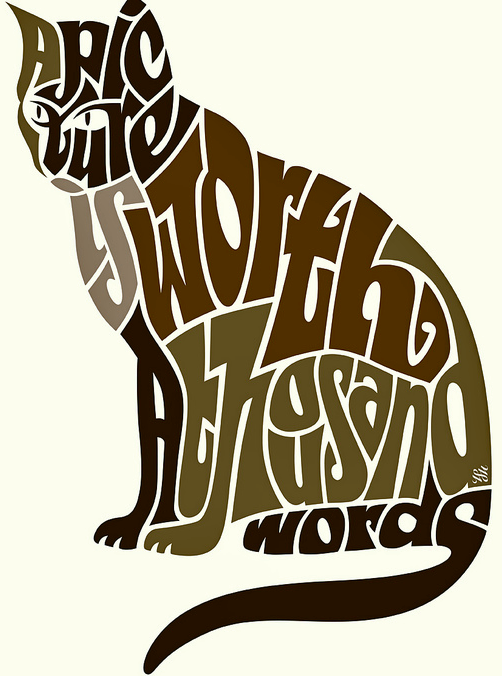
%> input picture cat.png, 502 x 676 px
$ octave Background_change.m   (GNU Octave 9; MATLAB toolbox functions it lacks are replaced by stand-ins)
%> lines starting %> are read from the running program, lines starting %| are printed output that depends on the picture
%%Carlos Luevanos
%% 11 - 9 - 16
%% Project 5 - take home part 3.3

clear all, close all, clc;

%% 1. Remove the background of a given picture while preserving the foreground image. Use the
% cat.jpg as an example to convert the light yellow background to a white background, so that
% it looks like the image on the top right of this document. (Extra: test your algorithm on the
% moo_goat.png file, if your original algorithm does not work, design a better one. )

%% algorithm for cat
cat = imread('cat.png'); %load image
%> cat is the input picture: size 676x502x3 uint8; mean R, G, B 179.9, 172.3, 150.2
figure, imshow(cat);

[m, n, tmp] = size(cat); %extract the size of image
%> m = 676; n = 502; tmp = 3
new_cat = cat;
for i = 1:m %iterating through rows
    for j = 1:n %iterating through columns

        r = cat(i, j, 1); %assign red values
        g = cat(i, j, 2); %assign green values
        b = cat(i, j, 3); %assign blue values

        if ((r + b) > 254) % if the values of red and blue pixels are greater than almost white, then change them to white
            new_cat(i,j,1) = 255;
            new_cat(i,j,2) = 255;
            new_cat(i,j,3) = 255;
        end
    end
end
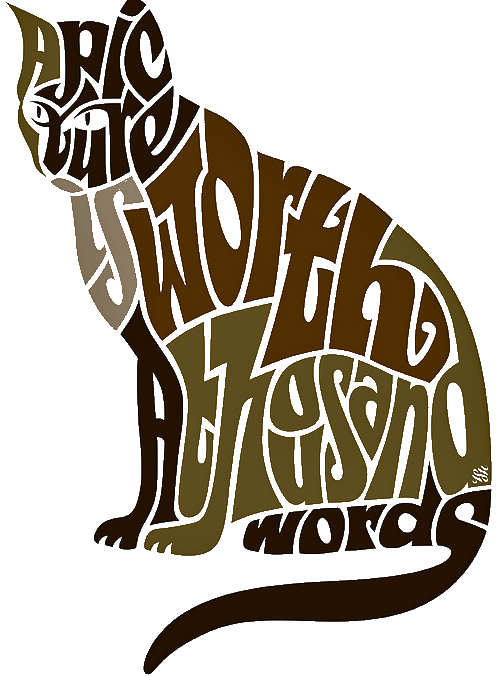
%> new_cat: size 676x502x3 uint8; mean R, G, B 183.3, 175.1, 161.6

figure, imshow(new_cat);


%%try it out for moogoat

moo_goat = imread('moo_goat.png');
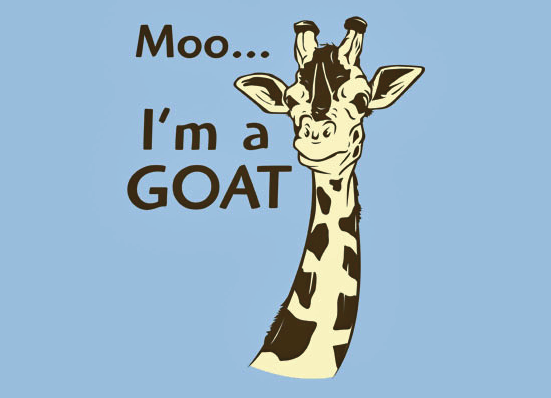
%> input picture moo_goat.png, 551 x 398 px
%> moo_goat is the input picture: size 398x551x3 uint8; mean R, G, B 151.2, 180.8, 202.2
figure, imshow(moo_goat);
[m,n,tmp] = size(moo_goat);
%> m = 398; n = 551
new_goat = moo_goat;


for i = 1:m
    for j = 1:n

        r = moo_goat(i, j, 1);
        g = moo_goat(i, j, 2);
        b = moo_goat(i, j, 3);

        if ((r + b) > 254)
            new_goat(i,j,1) = 255;
            new_goat(i,j,2) = 255;
            new_goat(i,j,3) = 255;
        end

        end
    end
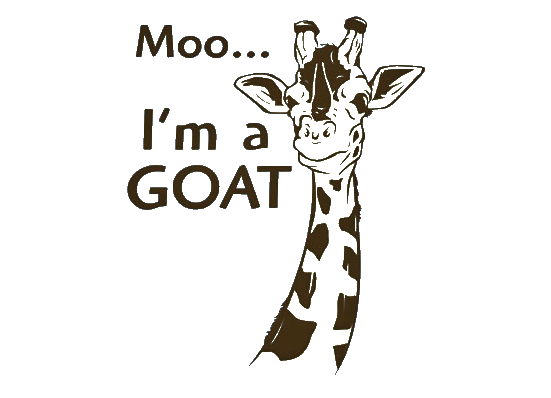
%> new_goat: size 398x551x3 uint8; mean R, G, B 238.8, 237.8, 235.9


figure, imshow(new_goat);


%% 2. Frequently, you want to include the university logo in your presentation. In case you want
% to use a specific colored background, you want the logo to have the same background
% to match the surroundings. Write a function to change a given image with white background
% to a new background color with RGB color provided by the user. You may use
% the Willamette_logo_255_255_255.png and change its background to light blue which has
% corresponding RGB color: [235, 241, 246].


%> (the run ends here)
